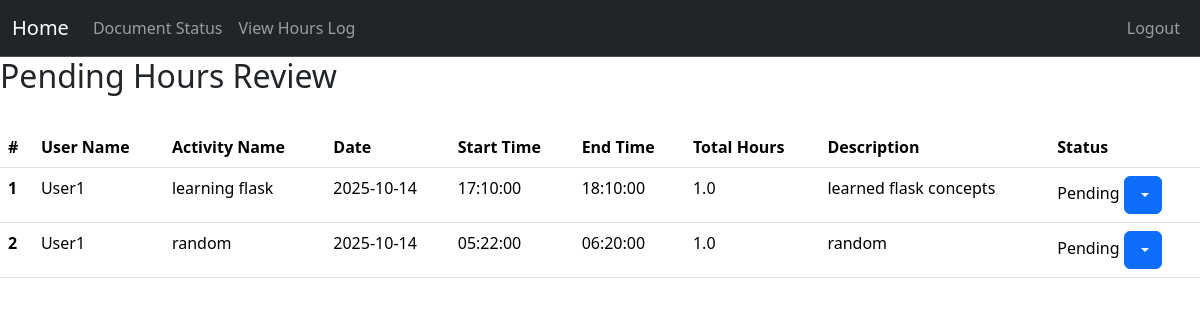
The app's page /pending/hours (signed in), older data.
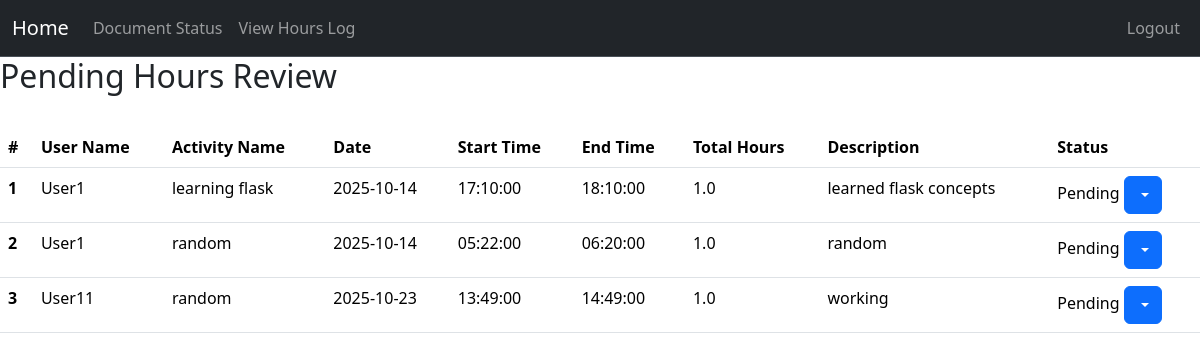
The same page, newer data.
### project/models.py (models this page shows, shortened)
class Hours(db.Model):
    __tablename__ = 'hours'
    id: Mapped[int] = mapped_column(primary_key=True)
    activity_name: Mapped[str] = mapped_column()
    date: Mapped[datetime.date] = mapped_column(Date)
    start_time: Mapped[datetime.time] = mapped_column(db.Time)
    end_time: Mapped[datetime.time] = mapped_column(db.Time)
    amount: Mapped[float] = mapped_column()
    description: Mapped[str] = mapped_column()
    status: Mapped[str] = mapped_column(server_default=text("'Pending'"))  # "pending", "approved", "denied"
    user: Mapped["User"] = relationship("User", back_populates="hours")
    user_id: Mapped[int] = mapped_column(db.ForeignKey('users.id'), name="fk_hours_user_id")

class User(db.Model, UserMixin):
    __tablename__ = 'users'
    id: Mapped[int] = mapped_column(primary_key=True)
    name: Mapped[str] = mapped_column()
    email: Mapped[str] = mapped_column(unique=True)
    password_hash: Mapped[str] = mapped_column(db.String(128))
    role: Mapped[str] = mapped_column(default="user")  # "user", "volunteer", " intern", "board"
    hours: Mapped[List["Hours"]] = relationship("Hours", back_populates="user", cascade="all, delete-orphan")
    documents: Mapped[List["Document"]] = relationship("Document", back_populates="user", cascade="all, delete-orphan")

### app.py (the view)
@app.route('/pending/hours', methods=['GET'])
@login_required
@permission_required('board')
def pending_hours():
    users = User.query.all()  # Get all users
    return render_template('pending_hours.html', users= users)

### project/models.py (called while the page is built)
@login_manager.user_loader
def load_user(user_id):
    return User.query.get(user_id)

### project/templates/pending_hours.html (shortened to what this page needs)
{% extends "base.html" %}
{% block content %}
<h2>
    Pending Hours Review
</h2>
<br>
<table class="table table-hover">
    <thead class = "thead-light">
    <tr>
        <th scope="col">#</th>
        <th scope ="col">User Name</th>
        <th scope="col">Activity Name</th>
        <th scope="col">Date</th>
        <th scope="col">Start Time</th>
        <th scope="col">End Time</th>
        <th scope="col">Total Hours</th>
        <th scope="col">Description</th>
        <th scope="col">Status</th>
    </tr>
    </thead>
<tbody>
{% set ns = namespace(log_num=0) %}
{% for user in users %}
    {% for log in user.hours %}
        {% if log.status == "Pending" %}
            {% set ns.log_num = ns.log_num + 1 %}
            <tr>
                <th scope="row">{{ns.log_num}}</th>
                <td>{{user.name}}</td>
                <td>{{log.activity_name}}</td>
                <td>{{log.date}}</td>
                <td>{{log.start_time}}</td>
                <td>{{log.end_time}}</td>
                <td>{{log.amount}}</td>
                <td>{{log.description}}</td>
                <td>{{log.status}}
                        <div class="btn-group" role="group">
                            <button id="btnGroupDrop1" type="button" class="btn btn-primary dropdown-toggle" data-bs-toggle="dropdown" aria-expanded="false">
                            </button>
                        </div>
                    </td>
            </tr>
        {% endif %}
    {% endfor %}
{% endfor %}
</tbody>
</table>
{% endblock %}

### project/templates/base.html (shortened to what this page needs)
<!DOCTYPE html>
<html>
  <head>
    <link href="https://cdn.jsdelivr.net/npm/bootstrap@5.3.8/dist/css/bootstrap.min.css" rel="stylesheet">
  </head>
  <body>
    <nav class="navbar navbar-expand bg-dark border-bottom border-body" data-bs-theme="dark">
      <div class="container-fluid d-flex">
        <a class="navbar-brand"
            href="{% if current_user.is_authenticated and current_user.role == 'admin' %}
              {{ url_for('admin_dashboard') }}
            {% elif current_user.is_authenticated and current_user.role == 'board' %}
              {{ url_for('board_dashboard') }}
            {% elif current_user.is_authenticated and current_user.role == 'volunteer' %}
                {{ url_for('volunteer_dashboard') }}
            {% elif current_user.is_authenticated and current_user.role == 'intern' %}
                {{ url_for('intern_dashboard') }}
            {% else %}
              {{ url_for('user_dashboard') }}
          {% endif %}">
          Home
        </a>
        <ul class="navbar-nav mb-2 mb-lg-0 d-flex flex-row">
          {% if current_user.is_authenticated %}
          <li class="nav-item">
            <a class="nav-link" href="{{ url_for('document_status') }}">Document Status</a>
          </li>
          <li class="nav-item">
            <a class="nav-link"
            href="{{ url_for('hours_log') }}">
                View Hours Log </a>
          </li>
          {% endif %}
        </ul>
        {% if current_user.is_authenticated %}
        <ul class="navbar-nav ms-auto mb-2 mb-lg-0">
          <li class="nav-item">
            <a class="nav-link" href="{{url_for('logout')}}">Logout</a>
          </li>
        </ul>
        {% endif %}
      </div>
    </nav>
    {% block content %}
    {% endblock %}
  </body>
</html>

Row changes from the older to the newer data that the page shows:
now on this page (row unchanged): User: name "User11"
added Hours: log_num "3", activity_name "random", date "2025-10-23", start_time "13:49:00", end_time "14:49:00", amount "1.0", description "working", status "Pending"
